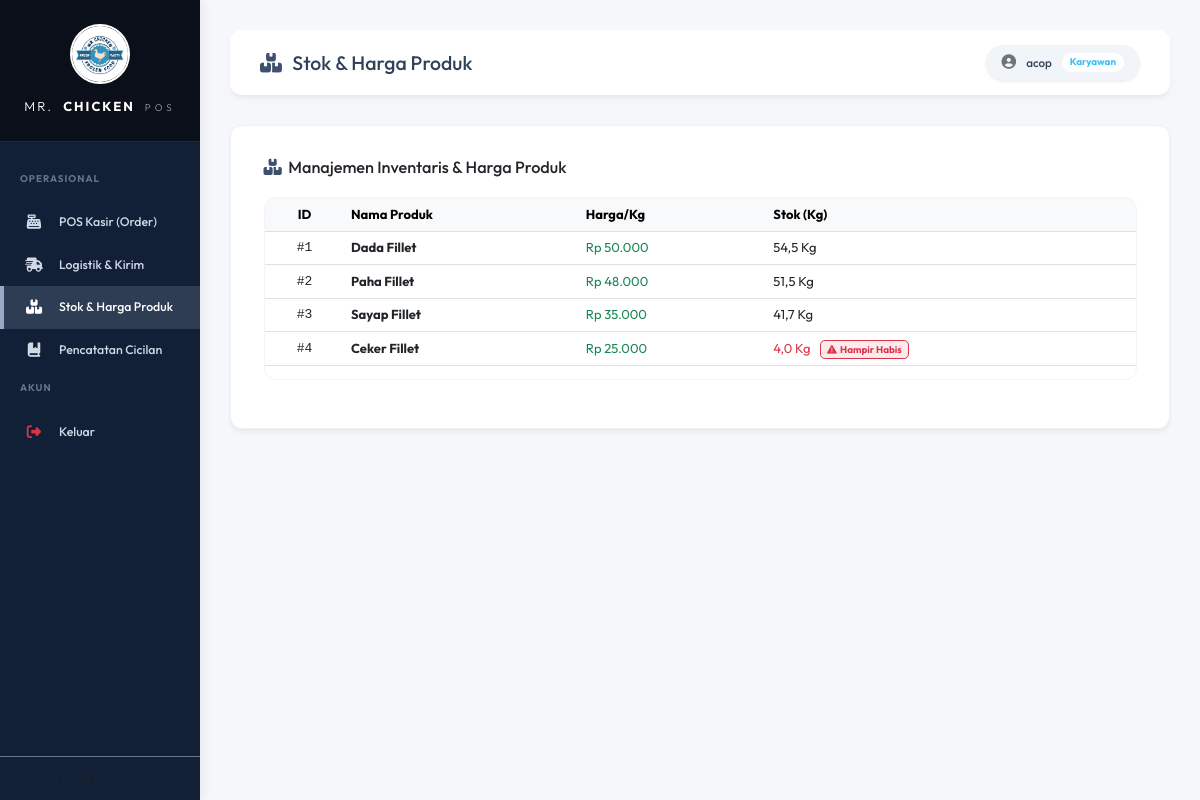
Screenshot of /index.php?page=produk (signed in) with the database file from the repository.
### tables this page shows
CREATE TABLE IF NOT EXISTS `stok` (
  `id_stok` int NOT NULL AUTO_INCREMENT,
  `id_produk` int NOT NULL,
  `jumlah_kg` decimal(7,2) NOT NULL DEFAULT '0.00',
  PRIMARY KEY (`id_stok`),
  KEY `id_produk` (`id_produk`),
  CONSTRAINT `stok_ibfk_1` FOREIGN KEY (`id_produk`) REFERENCES `produk` (`id_produk`) ON DELETE CASCADE
);

CREATE TABLE IF NOT EXISTS `produk` (
  `id_produk` int NOT NULL AUTO_INCREMENT,
  `nama_produk` varchar(100) NOT NULL,
  `harga_per_kg` int NOT NULL,
  `satuan` varchar(10) DEFAULT 'Kg',
  PRIMARY KEY (`id_produk`)
);

### controllers/ProdukController.php (called while the page is built, shortened)
<?php
require_once 'core/Controller.php';
require_once 'models/Produk.php';
class ProdukController extends Controller {
    private Produk $produkModel;
    public function __construct(PDO $db) {
        $this->produkModel = new Produk($db);
    }
    public function index(): void {
        $data['produk'] = $this->produkModel->getAll();
        $this->view('produk/index', $data);
    }
}

### models/produk.php (called while the page is built, shortened)
<?php
class Produk {
    private PDO $conn;
    private string $table_name = "produk";
    public function __construct(PDO $db) {
        $this->conn = $db;
    }
    public function getAll(): array {
        $query = "SELECT p.*, s.jumlah_kg, s.jumlah_kg AS stok_kg FROM " . $this->table_name . " p
                  LEFT JOIN stok s ON p.id_produk = s.id_produk
                  ORDER BY p.id_produk ASC";
        $stmt = $this->conn->prepare($query);
        $stmt->execute();
        return $stmt->fetchAll();
    }
}

### views/produk/index.php (the view, shortened to what this page needs)
<?php
require_once 'views/templates/header.php';
$isOwner = (isset($_SESSION['role']) && $_SESSION['role'] === 'Owner');
?>
<div class="card premium-card p-4 mb-4" id="tabel-produk">
    <div class="card-body">
        <div class="d-flex justify-content-between align-items-center mb-4">
            <h5 class="card-title font-weight-bold m-0"><i class="fa-solid fa-boxes-stacked text-orange me-2"></i>Manajemen Inventaris & Harga Produk</h5>
        </div>
        <div class="table-responsive table-responsive-scroll">
            <table class="table table-hover align-middle">
                <thead class="table-light">
                    <tr>
                        <th width="80" class="text-center d-none d-sm-table-cell">ID</th>
                        <th>Nama Produk</th>
                        <th class="d-none d-md-table-cell">Harga/Kg</th>
                        <th>Stok (Kg)</th>
                    </tr>
                </thead>
                <tbody>
                    <?php if (empty($produk)): ?>
                        <tr>
                            <td colspan="<?= $isOwner ? '5' : '4' ?>" class="text-center py-5 text-muted">
                                <i class="fa-solid fa-box-open fa-3x mb-3 text-light"></i>
                                <p>Belum ada data produk di sistem.</p>
                            </td>
                        </tr>
                    <?php else:
                        foreach ($produk as $p):
                        ?>
                            <tr>
                                <td class="text-center font-monospace font-weight-bold d-none d-sm-table-cell">#<?= $p->id_produk ?></td>
                                <td>
                                    <strong><?= htmlspecialchars($p->nama_produk) ?></strong>
                                </td>
                                <td class="font-weight-bold text-success d-none d-md-table-cell">Rp <?= number_format($p->harga_per_kg, 0, ',', '.') ?></td>
                                <td>
                                    <span class="font-weight-bold <?= $p->stok_kg <= 10 ? 'text-danger' : 'text-dark' ?>">
                                        <?= number_format($p->stok_kg, 1, ',', '.') ?> Kg
                                    </span>
                                    <?php if ($p->stok_kg <= 10): ?>
                                        <span class="badge bg-danger bg-opacity-10 text-danger border border-danger ms-2"><i class="fa-solid fa-triangle-exclamation me-1"></i>Hampir Habis</span>
                                    <?php endif; ?>
                                </td>
                            </tr>
                        <?php endforeach; ?>
                    <?php endif; ?>
                </tbody>
            </table>
        </div>
    </div>
</div>
<?php
require_once 'views/templates/footer.php';
?>

### index.php (shortened to what this page needs)
<?php
$database = new Database();
$db = $database->getConnection();
$page = isset($_GET['page']) ? $_GET['page'] : 'login';
switch ($page) {
    case 'produk':
        require_once 'controllers/ProdukController.php';
        $controller = new ProdukController($db);
        $controller->index();
        break;
}

### core/controller.php (shortened to what this page needs)
<?php
class Controller {
    public function view(string $view, array $data = []): void {
        $viewFile = 'views/' . $view . '.php';
        if (file_exists($viewFile)) {
            require_once $viewFile;
        } else {
            die("View halaman <b>{$view}</b> tidak ditemukan.");
        }
    }
}

### views/templates/header.php (shortened to what this page needs)
<?php
$currentPage = $_GET['page'] ?? 'login';
$userRole = $_SESSION['role'] ?? '';
$userName = $_SESSION['nama'] ?? '';
?>
<!DOCTYPE html>
<html lang="en">
<head>
    <link href="https://cdn.jsdelivr.net/npm/bootstrap@5.3.0/dist/css/bootstrap.min.css" rel="stylesheet">
    <link rel="stylesheet" href="https://cdnjs.cloudflare.com/ajax/libs/font-awesome/6.4.0/css/all.min.css">
    <link href="assets/css/main.css" rel="stylesheet">
</head>
<body>
    <div class="container-fluid p-0">
        <div class="row g-0 min-vh-100 layout-row">
            <nav id="sidebar" class="col-lg-3 col-xl-2 d-none d-lg-flex flex-column">
                <div class="sidebar-header text-center d-flex flex-column align-items-center">
                    <img src="assets/logoMrChicken.jpeg" alt="Logo MR. CHICKEN" class="rounded-circle mb-3 border" style="height: 60px; width: 60px; object-fit: cover; border-color: var(--accent-orange) !important; border-width: 2px !important;">
                    <div class="logo-text justify-content-center" style="font-size: 1rem; font-weight: 300; letter-spacing: 2px;">
                        MR.<span style="font-weight: 700; color: var(--accent-orange);">CHICKEN</span>
                        <span class="d-block w-100 mt-1" style="font-size: 0.75rem; letter-spacing: 4px; opacity: 0.6; font-weight: 300;">POS</span>
                    </div>
                </div>
                <ul class="list-unstyled components">
                    <p>Operasional</p>
                    <li class="<?= $currentPage === 'kasir' ? 'active' : '' ?>">
                        <a href="index.php?page=kasir">
                            <i class="fa-solid fa-cash-register"></i> POS Kasir (Order)
                        </a>
                    </li>
                    <li class="<?= $currentPage === 'logistik' ? 'active' : '' ?>">
                        <a href="index.php?page=logistik">
                            <i class="fa-solid fa-truck-fast"></i> Logistik & Kirim
                        </a>
                    </li>
                    <li class="<?= $currentPage === 'produk' ? 'active' : '' ?>">
                        <a href="index.php?page=produk">
                            <i class="fa-solid fa-boxes-stacked"></i> Stok & Harga Produk
                        </a>
                    </li>
                    <?php if ($userRole !== 'Owner'): ?>
                        <li class="<?= $currentPage === 'hutang' ? 'active' : '' ?>">
                            <a href="index.php?page=hutang">
                                <i class="fa-solid fa-book-bookmark"></i> Pencatatan Cicilan
                            </a>
                        </li>
                    <?php endif; ?>
                    <p>Akun</p>
                    <li>
                        <a href="index.php?page=logout" class="text-danger-hover">
                            <i class="fa-solid fa-right-from-bracket text-danger"></i> Keluar
                        </a>
                    </li>
                </ul>
                <div class="p-3 text-center text-muted small mt-auto border-top border-secondary">
                </div>
            </nav>
            <div id="content" class="col-12 col-lg-9 col-xl-10">
                <div class="top-navbar">
                    <div class="d-flex align-items-center">
                        <h4 class="m-0 font-weight-bold">
                            <?php
                            if ($currentPage === 'kasir') echo '<i class="fa-solid fa-cash-register text-orange me-2"></i> POS (Point of Sale)';
                            elseif ($currentPage === 'logistik') echo '<i class="fa-solid fa-truck-fast text-orange me-2"></i> Manajemen Distribusi & Pengiriman';
                            elseif ($currentPage === 'dashboard') echo '<i class="fa-solid fa-chart-line text-orange me-2"></i> Owner Dashboard';
                            elseif ($currentPage === 'hutang') echo '<i class="fa-solid fa-book-bookmark text-orange me-2"></i> Catatan Piutang & Cicilan';
                            elseif ($currentPage === 'users') echo '<i class="fa-solid fa-users-gear text-orange me-2"></i> Manajemen Pengguna & Karyawan';
                            elseif ($currentPage === 'produk') echo '<i class="fa-solid fa-boxes-stacked text-orange me-2"></i> Stok & Harga Produk';
                            else echo 'Aplikasi POS MR. CHICKEN';
                            ?>
                        </h4>
                    </div>
                    <div class="user-badge shadow-sm">
                        <span><?= htmlspecialchars($userName) ?></span>
                        <span class="role-tag <?= $userRole === 'Owner' ? 'role-owner' : 'role-kasir' ?>">
                            <?= htmlspecialchars($userRole) ?>
                        </span>
                    </div>
                </div>
                <div class="container-fluid px-0">

### views/templates/footer.php (shortened to what this page needs)
            </div>
        </div>
    </div>
</div>
</body>
</html>

### assets/css/main.css (style rules this page uses)
:root { --bg-primary: #f5f7fa; --sidebar-bg: #111f37; --sidebar-color: #d1d9e6; --sidebar-active-bg: #2e3d54; --sidebar-active-color: #9aa7c7; --card-shadow: 0 4px 6px -1px rgba(0, 0, 0, 0.05), 0 2px 4px -1px rgba(0, 0, 0, 0.03); --card-border-radius: 12px; --accent-orange: #ffffff; --accent-gradient: linear-gradient(135deg, #3e506e 0%, #2e3d54 100%); }
html { scroll-behavior: smooth; font-size: 13px; }
body { font-family: 'Outfit', sans-serif; background-color: var(--bg-primary); color: #32415a; overflow-x: hidden; }
#sidebar { background-color: var(--sidebar-bg); color: #fff; position: sticky; top: 0; height: 100vh; overflow-y: auto; transition: all 0.3s; display: flex; flex-direction: column; box-shadow: 4px 0 10px rgba(0, 0, 0, 0.05); z-index: 1020; }
.table-responsive-scroll { max-height: 65vh; overflow-y: auto; overflow-x: auto; -webkit-overflow-scrolling: touch; border: 1.5px solid #f1f5f9; border-radius: 12px; margin-bottom: 15px; }
#sidebar .sidebar-header { padding: 24px 15px; background: #0b0f19; border-bottom: 1px solid #1e293b; }
#sidebar .logo-text { font-weight: 800; font-size: 1.25rem; letter-spacing: 1px; color: #fff; display: flex; align-items: center; gap: 10px; }
#sidebar .logo-text span { color: var(--accent-orange); }
#sidebar ul.components { padding: 20px 0; flex-grow: 1; }
#sidebar ul p { color: #64748b; padding: 10px 20px; font-size: 0.75rem; text-transform: uppercase; font-weight: 700; margin-bottom: 5px; letter-spacing: 1px; }
#sidebar ul li a { padding: 12px 20px; font-size: 0.95rem; display: flex; align-items: center; gap: 15px; color: var(--sidebar-color); text-decoration: none; transition: all 0.2s ease-in-out; font-weight: 500; border-left: 4px solid transparent; }
#sidebar ul li.active>a { color: #fff; background: var(--sidebar-active-bg); border-left-color: var(--sidebar-active-color); }
#sidebar ul li a i { font-size: 1.1rem; width: 20px; text-align: center; }
#content { padding: 30px; min-height: 100vh; transition: all 0.3s; }
.top-navbar { background-color: #fff; padding: 15px 30px; border-radius: var(--card-border-radius); box-shadow: var(--card-shadow); margin-bottom: 30px; display: flex; justify-content: space-between; align-items: center; gap: 15px; }
.user-badge { background-color: #f1f5f9; padding: 8px 16px; border-radius: 50px; display: flex; align-items: center; gap: 10px; font-weight: 500; font-size: 0.9rem; }
.user-badge .role-tag { font-size: 0.75rem; padding: 2px 8px; border-radius: 50px; font-weight: 700; }
.role-kasir { background-color: #ffffff; color: #34c2f6; }
.premium-card { background: #fff; border: 1px solid #edf2f7; border-radius: var(--card-border-radius); box-shadow: var(--card-shadow); transition: all 0.3s cubic-bezier(0.4, 0, 0.2, 1); }
.text-orange { color: #3e506e !important; }
@media (min-width: 992px) { body { height: 100vh; overflow: hidden; } }
@media (min-width: 992px) { .layout-row { height: 100vh; overflow: hidden; } }
@media (min-width: 992px) { #sidebar { height: 100vh; overflow-y: auto; } }
@media (min-width: 992px) { #content { height: 100vh; overflow-y: auto; } }

### rows the page displays
stok: id_produk.id_produk "1", id_produk.nama_produk "Dada Fillet", id_produk.harga_per_kg "50.000", jumlah_kg "54,5"
stok: id_produk.id_produk "2", id_produk.nama_produk "Paha Fillet", id_produk.harga_per_kg "48.000", jumlah_kg "51,5"
stok: id_produk.id_produk "3", id_produk.nama_produk "Sayap Fillet", id_produk.harga_per_kg "35.000", jumlah_kg "41,7"
stok: id_produk.id_produk "4", id_produk.nama_produk "Ceker Fillet", id_produk.harga_per_kg "25.000", jumlah_kg "4,0", shows "Hampir Habis"

### other values shown
$userName "acop"
$userRole "Karyawan"
